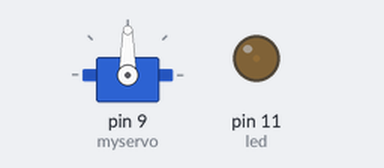
This sketch was run on a simulated Arduino Uno, built with avr-gcc and run on an emulated ATmega328P. On the bench: servo, output pins drawn as LEDs (lit = HIGH).

Above: at 0.05 s.
At 3.85 s:
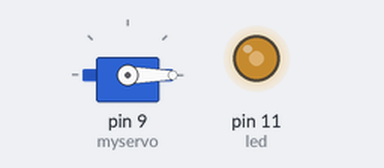
At 7.65 s:
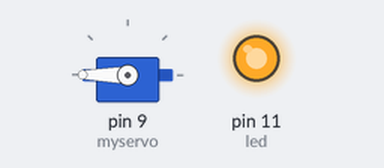
At 15.25 s:
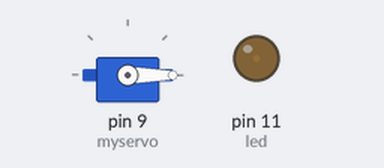
Timing chart, 0 to 19.9 s (numbered marks = the images above):
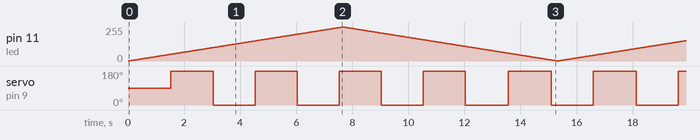

Measured:
- by itself, servo on pin 9 (myservo): alternates 180° for 1.5 s and 0° for 1.5 s

The sketch:

intervalsAndTimers.ino
```cpp
#include <Servo.h>

Servo myservo;  // create servo object to control a servo


int led = 11;           // the pin that the LED is attached to
int brightness = 0;    // how bright the LED is
int fadeAmount = 1;    // how many points to fade the LED by

int degrees = 0;
long previousMillis = 0;
long interval = 1500;


// the setup routine runs once when you press reset:
void setup()  {
  // declare pin 9 to be an output:
  pinMode(led, OUTPUT);
  myservo.attach(9);  // attaches the servo on pin 9 to the servo object

}

// the loop routine runs over and over again forever:
void loop()  {

  /* LED Fade */

  // set the brightness of pin 9:
  analogWrite(led, brightness);

  // change the brightness for next time through the loop:
  brightness = brightness + fadeAmount;

  // reverse the direction of the fading at the ends of the fade:
  if (brightness == 0 || brightness == 255) {
    fadeAmount = -fadeAmount ;
  }
  // wait for 30 milliseconds to see the dimming effect
  delay(30);


  /* Servo Interval */


  unsigned long currentMillis = millis();

  if(currentMillis - previousMillis > interval) {

    previousMillis = currentMillis;

    if (degrees == 0) {
      myservo.write(180);                  // sets the servo position according to the scaled value
      degrees = 180;
    }
    else {
      myservo.write(0);                  // sets the servo position according to the scaled value
      degrees = 0;
    }
  }

}
```
